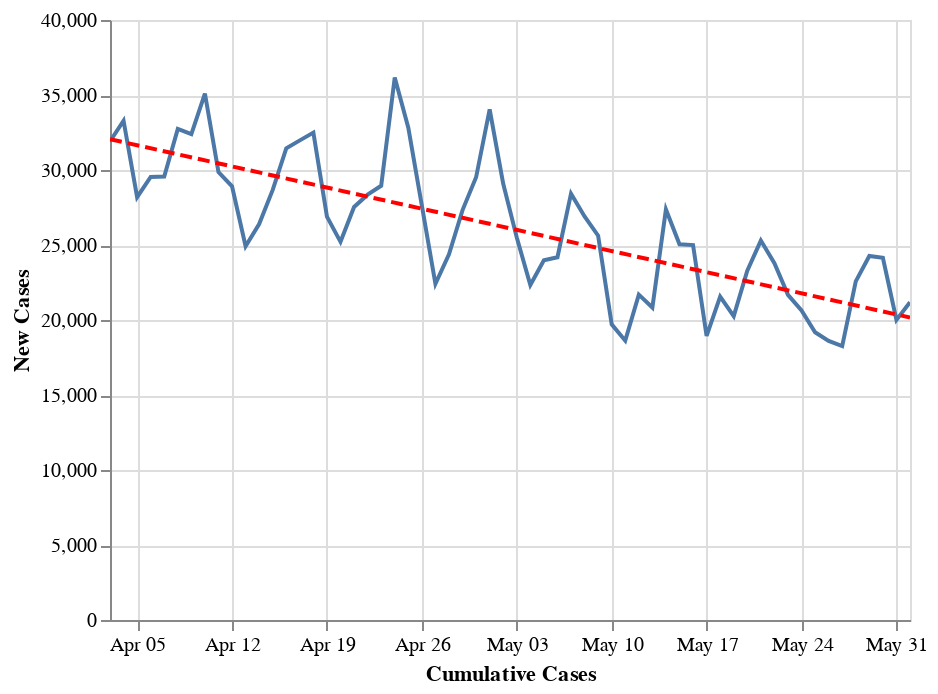

Here is the notebook cell this chart was saved with:
### Code cell
data = country_level
state = alt.Chart(data[data['Country'] == 'US'].sort_values('Date').tail(60)).mark_line().encode(
    alt.X('Date:T', axis=alt.Axis(title='Cumulative Cases')),
    alt.Y('Confirmed_New:Q', axis=alt.Axis(title='New Cases'))
)
reg = state.transform_regression("Date", "Confirmed_New", method="linear").mark_line(color='red', strokeDash=[6,3])
(state+reg).interactive()

### Figure 1 — Vega-Lite specification as saved in the notebook (floating-point values rounded to 4 significant figures)
{"config": {"view": {"continuousWidth": 400, "continuousHeight": 300}}, "layer": [{"mark": "line", "encoding": {"x": {"type": "temporal", "axis": {"title": "Cumulative Cases"}, "field": "Date"}, "y": {"type": "quantitative", "axis": {"title": "New Cases"}, "field": "Confirmed_New"}}, "selection": {"selector002": {"type": "interval", "bind": "scales", "encodings": ["x", "y"]}}}, {"mark": {"type": "line", "color": "red", "strokeDash": [6, 3]}, "encoding": {"x": {"type": "temporal", "axis": {"title": "Cumulative Cases"}, "field": "Date"}, "y": {"type": "quantitative", "axis": {"title": "New Cases"}, "field": "Confirmed_New"}}, "transform": [{"on": "Date", "regression": "Confirmed_New", "method": "linear"}]}], "data": {"name": "data-3626bdcea1b2e637b14670b8a677dccc"}, "$schema": "https://vega.github.io/schema/vega-lite/v4.0.2.json", "datasets": {"data-3626bdcea1b2e637b14670b8a677dccc": [{"Country": "US", "Date": "04-03-2020", "Confirmed": 275600.0, "Deaths": 7087.0, "Recovered": 9707.0, "Confirmed_New": 31910.0, "Deaths_New": 1165.0, "Recovered_New": 706.0, "Active": 258800.0}, {"Country": "US", "Date": "04-04-2020", "Confirmed": 308900.0, "Deaths": 8407.0, "Recovered": 14650.0, "Confirmed_New": 33280.0, "Deaths_New": 1319.0, "Recovered_New": 4945.0, "Active": 285800.0}, {"Country": "US", "Date": "04-05-2020", "Confirmed": 337100.0, "Deaths": 9619.0, "Recovered": 17450.0, "Confirmed_New": 28190.0, "Deaths_New": 1210.0, "Recovered_New": 2796.0, "Active": 310000.0}, {"Country": "US", "Date": "04-06-2020", "Confirmed": 366700.0, "Deaths": 10780.0, "Recovered": 19580.0, "Confirmed_New": 29540.0, "Deaths_New": 1164.0, "Recovered_New": 2133.0, "Active": 336300.0}, {"Country": "US", "Date": "04-07-2020", "Confirmed": 396200.0, "Deaths": 12720.0, "Recovered": 21760.0, "Confirmed_New": 29560.0, "Deaths_New": 1938.0, "Recovered_New": 2182.0, "Active": 361700.0}, {"Country": "US", "Date": "04-08-2020", "Confirmed": 429100.0, "Deaths": 14700.0, "Recovered": 23560.0, "Confirmed_New": 32740.0, "Deaths_New": 1972.0, "Recovered_New": 1796.0, "Active": 390800.0}, {"Country": "US", "Date": "04-09-2020", "Confirmed": 461400.0, "Deaths": 16480.0, "Recovered": 25410.0, "Confirmed_New": 32380.0, "Deaths_New": 1782.0, "Recovered_New": 1851.0, "Active": 419500.0}, {"Country": "US", "Date": "04-10-2020", "Confirmed": 496500.0, "Deaths": 18590.0, "Recovered": 28790.0, "Confirmed_New": 35100.0, "Deaths_New": 2104.0, "Recovered_New": 3380.0, "Active": 449200.0}, {"Country": "US", "Date": "04-11-2020", "Confirmed": 526400.0, "Deaths": 20460.0, "Recovered": 31270.0, "Confirmed_New": 29860.0, "Deaths_New": 1872.0, "Recovered_New": 2480.0, "Active": 474700.0}, {"Country": "US", "Date": "04-12-2020", "Confirmed": 555300.0, "Deaths": 22020.0, "Recovered": 32990.0, "Confirmed_New": 28920.0, "Deaths_New": 1557.0, "Recovered_New": 1718.0, "Active": 500300.0}, {"Country": "US", "Date": "04-13-2020", "Confirmed": 580600.0, "Deaths": 23530.0, "Recovered": 43480.0, "Confirmed_New": 24920.0, "Deaths_New": 1506.0, "Recovered_New": 10490.0, "Active": 513600.0}, {"Country": "US", "Date": "04-14-2020", "Confirmed": 607700.0, "Deaths": 25830.0, "Recovered": 47760.0, "Confirmed_New": 26400.0, "Deaths_New": 2303.0, "Recovered_New": 4281.0, "Active": 534100.0}, {"Country": "US", "Date": "04-15-2020", "Confirmed": 636400.0, "Deaths": 28320.0, "Recovered": 52100.0, "Confirmed_New": 28670.0, "Deaths_New": 2494.0, "Recovered_New": 4333.0, "Active": 555900.0}, {"Country": "US", "Date": "04-16-2020", "Confirmed": 667800.0, "Deaths": 32920.0, "Recovered": 54700.0, "Confirmed_New": 31450.0, "Deaths_New": 4591.0, "Recovered_New": 2607.0, "Active": 580200.0}, {"Country": "US", "Date": "04-17-2020", "Confirmed": 699700.0, "Deaths": 36770.0, "Recovered": 58540.0, "Confirmed_New": 31980.0, "Deaths_New": 3857.0, "Recovered_New": 3842.0, "Active": 604400.0}, {"Country": "US", "Date": "04-18-2020", "Confirmed": 732200.0, "Deaths": 38660.0, "Recovered": 64840.0, "Confirmed_New": 32490.0, "Deaths_New": 1891.0, "Recovered_New": 6295.0, "Active": 628700.0}, {"Country": "US", "Date": "04-19-2020", "Confirmed": 759100.0, "Deaths": 40660.0, "Recovered": 70340.0, "Confirmed_New": 26890.0, "Deaths_New": 1995.0, "Recovered_New": 5497.0, "Active": 648100.0}, {"Country": "US", "Date": "04-20-2020", "Confirmed": 784300.0, "Deaths": 42090.0, "Recovered": 72330.0, "Confirmed_New": 25210.0, "Deaths_New": 1433.0, "Recovered_New": 1992.0, "Active": 669900.0}, {"Country": "US", "Date": "04-21-2020", "Confirmed": 811900.0, "Deaths": 44440.0, "Recovered": 75200.0, "Confirmed_New": 27540.0, "Deaths_New": 2350.0, "Recovered_New": 2875.0, "Active": 692200.0}, {"Country": "US", "Date": "04-22-2020", "Confirmed": 840200.0, "Deaths": 46620.0, "Recovered": 77370.0, "Confirmed_New": 28360.0, "Deaths_New": 2178.0, "Recovered_New": 2162.0, "Active": 716200.0}, {"Country": "US", "Date": "04-23-2020", "Confirmed": 869200.0, "Deaths": 49950.0, "Recovered": 80200.0, "Confirmed_New": 28950.0, "Deaths_New": 3331.0, "Recovered_New": 2837.0, "Active": 739000.0}, {"Country": "US", "Date": "04-24-2020", "Confirmed": 905300.0, "Deaths": 51950.0, "Recovered": 99080.0, "Confirmed_New": 36160.0, "Deaths_New": 1995.0, "Recovered_New": 18880.0, "Active": 754300.0}, {"Country": "US", "Date": "04-25-2020", "Confirmed": 938200.0, "Deaths": 53760.0, "Recovered": 100400.0, "Confirmed_New": 32820.0, "Deaths_New": 1806.0, "Recovered_New": 1293.0, "Active": 784000.0}, {"Country": "US", "Date": "04-26-2020", "Confirmed": 965800.0, "Deaths": 54880.0, "Recovered": 107000.0, "Confirmed_New": 27630.0, "Deaths_New": 1126.0, "Recovered_New": 6616.0, "Active": 803900.0}, {"Country": "US", "Date": "04-27-2020", "Confirmed": 988200.0, "Deaths": 56260.0, "Recovered": 111400.0, "Confirmed_New": 22410.0, "Deaths_New": 1378.0, "Recovered_New": 4436.0, "Active": 820500.0}, {"Country": "US", "Date": "04-28-2020", "Confirmed": 1013000.0, "Deaths": 58360.0, "Recovered": 115900.0, "Confirmed_New": 24380.0, "Deaths_New": 2096.0, "Recovered_New": 4512.0, "Active": 838300.0}, {"Country": "US", "Date": "04-29-2020", "Confirmed": 1040000.0, "Deaths": 60970.0, "Recovered": 120700.0, "Confirmed_New": 27330.0, "Deaths_New": 2612.0, "Recovered_New": 4784.0, "Active": 858200.0}, {"Country": "US", "Date": "04-30-2020", "Confirmed": 1069000.0, "Deaths": 63000.0, "Recovered": 153900.0, "Confirmed_New": 29520.0, "Deaths_New": 2029.0, "Recovered_New": 33230.0, "Active": 852500.0}, {"Country": "US", "Date": "05-01-2020", "Confirmed": 1103000.0, "Deaths": 64940.0, "Recovered": 164000.0, "Confirmed_New": 34040.0, "Deaths_New": 2030.0, "Recovered_New": 10070.0, "Active": 874500.0}, {"Country": "US", "Date": "05-02-2020", "Confirmed": 1133000.0, "Deaths": 66370.0, "Recovered": 175400.0, "Confirmed_New": 29080.0, "Deaths_New": 1343.0, "Recovered_New": 11370.0, "Active": 890800.0}, {"Country": "US", "Date": "05-03-2020", "Confirmed": 1158000.0, "Deaths": 67680.0, "Recovered": 180200.0, "Confirmed_New": 25500.0, "Deaths_New": 1313.0, "Recovered_New": 4770.0, "Active": 910200.0}, {"Country": "US", "Date": "05-04-2020", "Confirmed": 1180000.0, "Deaths": 68920.0, "Recovered": 187200.0, "Confirmed_New": 22340.0, "Deaths_New": 1240.0, "Recovered_New": 7028.0, "Active": 924300.0}, {"Country": "US", "Date": "05-05-2020", "Confirmed": 1204000.0, "Deaths": 71060.0, "Recovered": 189800.0, "Confirmed_New": 23980.0, "Deaths_New": 2142.0, "Recovered_New": 2611.0, "Active": 943500.0}, {"Country": "US", "Date": "05-06-2020", "Confirmed": 1229000.0, "Deaths": 73430.0, "Recovered": 189900.0, "Confirmed_New": 24180.0, "Deaths_New": 2363.0, "Recovered_New": 119.0, "Active": 965300.0}, {"Country": "US", "Date": "05-07-2020", "Confirmed": 1257000.0, "Deaths": 75660.0, "Recovered": 195000.0, "Confirmed_New": 28420.0, "Deaths_New": 2231.0, "Recovered_New": 5126.0, "Active": 986300.0}, {"Country": "US", "Date": "05-08-2020", "Confirmed": 1284000.0, "Deaths": 77180.0, "Recovered": 199000.0, "Confirmed_New": 26910.0, "Deaths_New": 1518.0, "Recovered_New": 3957.0, "Active": 1008000.0}, {"Country": "US", "Date": "05-09-2020", "Confirmed": 1310000.0, "Deaths": 78800.0, "Recovered": 212500.0, "Confirmed_New": 25620.0, "Deaths_New": 1615.0, "Recovered_New": 13540.0, "Active": 1018000.0}, {"Country": "US", "Date": "05-10-2020", "Confirmed": 1329000.0, "Deaths": 79530.0, "Recovered": 216200.0, "Confirmed_New": 19710.0, "Deaths_New": 731.0, "Recovered_New": 3635.0, "Active": 1034000.0}, {"Country": "US", "Date": "05-11-2020", "Confirmed": 1348000.0, "Deaths": 80680.0, "Recovered": 232700.0, "Confirmed_New": 18620.0, "Deaths_New": 1156.0, "Recovered_New": 16560.0, "Active": 1034000.0}, {"Country": "US", "Date": "05-12-2020", "Confirmed": 1370000.0, "Deaths": 82380.0, "Recovered": 230300.0, "Confirmed_New": 21690.0, "Deaths_New": 1694.0, "Recovered_New": -2446.0, "Active": 1057000.0}, {"Country": "US", "Date": "05-13-2020", "Confirmed": 1390000.0, "Deaths": 84120.0, "Recovered": 243400.0, "Confirmed_New": 20830.0, "Deaths_New": 1743.0, "Recovered_New": 13140.0, "Active": 1063000.0}, {"Country": "US", "Date": "05-14-2020", "Confirmed": 1418000.0, "Deaths": 85900.0, "Recovered": 246400.0, "Confirmed_New": 27370.0, "Deaths_New": 1779.0, "Recovered_New": 2984.0, "Active": 1085000.0}, {"Country": "US", "Date": "05-15-2020", "Confirmed": 1443000.0, "Deaths": 87530.0, "Recovered": 250700.0, "Confirmed_New": 25050.0, "Deaths_New": 1632.0, "Recovered_New": 4333.0, "Active": 1105000.0}, {"Country": "US", "Date": "05-16-2020", "Confirmed": 1468000.0, "Deaths": 88750.0, "Recovered": 268400.0, "Confirmed_New": 25000.0, "Deaths_New": 1224.0, "Recovered_New": 17630.0, "Active": 1111000.0}, {"Country": "US", "Date": "05-17-2020", "Confirmed": 1487000.0, "Deaths": 89560.0, "Recovered": 272300.0, "Confirmed_New": 18940.0, "Deaths_New": 808.0, "Recovered_New": 3889.0, "Active": 1125000.0}, {"Country": "US", "Date": "05-18-2020", "Confirmed": 1508000.0, "Deaths": 90350.0, "Recovered": 283200.0, "Confirmed_New": 21550.0, "Deaths_New": 785.0, "Recovered_New": 10910.0, "Active": 1135000.0}, {"Country": "US", "Date": "05-19-2020", "Confirmed": 1529000.0, "Deaths": 91920.0, "Recovered": 289400.0, "Confirmed_New": 20260.0, "Deaths_New": 1574.0, "Recovered_New": 6214.0, "Active": 1147000.0}, {"Country": "US", "Date": "05-20-2020", "Confirmed": 1552000.0, "Deaths": 93440.0, "Recovered": 294300.0, "Confirmed_New": 23280.0, "Deaths_New": 1518.0, "Recovered_New": 4920.0, "Active": 1164000.0}, {"Country": "US", "Date": "05-21-2020", "Confirmed": 1577000.0, "Deaths": 94700.0, "Recovered": 298400.0, "Confirmed_New": 25290.0, "Deaths_New": 1263.0, "Recovered_New": 4106.0, "Active": 1184000.0}, {"Country": "US", "Date": "05-22-2020", "Confirmed": 1601000.0, "Deaths": 95980.0, "Recovered": 350100.0, "Confirmed_New": 23790.0, "Deaths_New": 1277.0, "Recovered_New": 51720.0, "Active": 1155000.0}, {"Country": "US", "Date": "05-23-2020", "Confirmed": 1623000.0, "Deaths": 97090.0, "Recovered": 361200.0, "Confirmed_New": 21680.0, "Deaths_New": 1108.0, "Recovered_New": 11100.0, "Active": 1164000.0}, {"Country": "US", "Date": "05-24-2020", "Confirmed": 1643000.0, "Deaths": 97720.0, "Recovered": 366700.0, "Confirmed_New": 20630.0, "Deaths_New": 633.0, "Recovered_New": 5497.0, "Active": 1179000.0}, {"Country": "US", "Date": "05-25-2020", "Confirmed": 1662000.0, "Deaths": 98220.0, "Recovered": 379200.0, "Confirmed_New": 19180.0, "Deaths_New": 500.0, "Recovered_New": 12420.0, "Active": 1185000.0}, {"Country": "US", "Date": "05-26-2020", "Confirmed": 1681000.0, "Deaths": 98910.0, "Recovered": 384900.0, "Confirmed_New": 18610.0, "Deaths_New": 693.0, "Recovered_New": 5745.0, "Active": 1197000.0}, {"Country": "US", "Date": "05-27-2020", "Confirmed": 1699000.0, "Deaths": 100400.0, "Recovered": 391500.0, "Confirmed_New": 18260.0, "Deaths_New": 1505.0, "Recovered_New": 6606.0, "Active": 1207000.0}, {"Country": "US", "Date": "05-28-2020", "Confirmed": 1722000.0, "Deaths": 101600.0, "Recovered": 400000.0, "Confirmed_New": 22580.0, "Deaths_New": 1198.0, "Recovered_New": 8483.0, "Active": 1220000.0}, {"Country": "US", "Date": "05-29-2020", "Confirmed": 1746000.0, "Deaths": 102800.0, "Recovered": 406400.0, "Confirmed_New": 24260.0, "Deaths_New": 1193.0, "Recovered_New": 6455.0, "Active": 1237000.0}, {"Country": "US", "Date": "05-30-2020", "Confirmed": 1770000.0, "Deaths": 103800.0, "Recovered": 416500.0, "Confirmed_New": 24150.0, "Deaths_New": 967.0, "Recovered_New": 10020.0, "Active": 1250000.0}, {"Country": "US", "Date": "05-31-2020", "Confirmed": 1790000.0, "Deaths": 104400.0, "Recovered": 444800.0, "Confirmed_New": 20010.0, "Deaths_New": 605.0, "Recovered_New": 28300.0, "Active": 1241000.0}, {"Country": "US", "Date": "06-01-2020", "Confirmed": 1811000.0, "Deaths": 105200.0, "Recovered": 458200.0, "Confirmed_New": 21190.0, "Deaths_New": 784.0, "Recovered_New": 13470.0, "Active": 1248000.0}]}}
